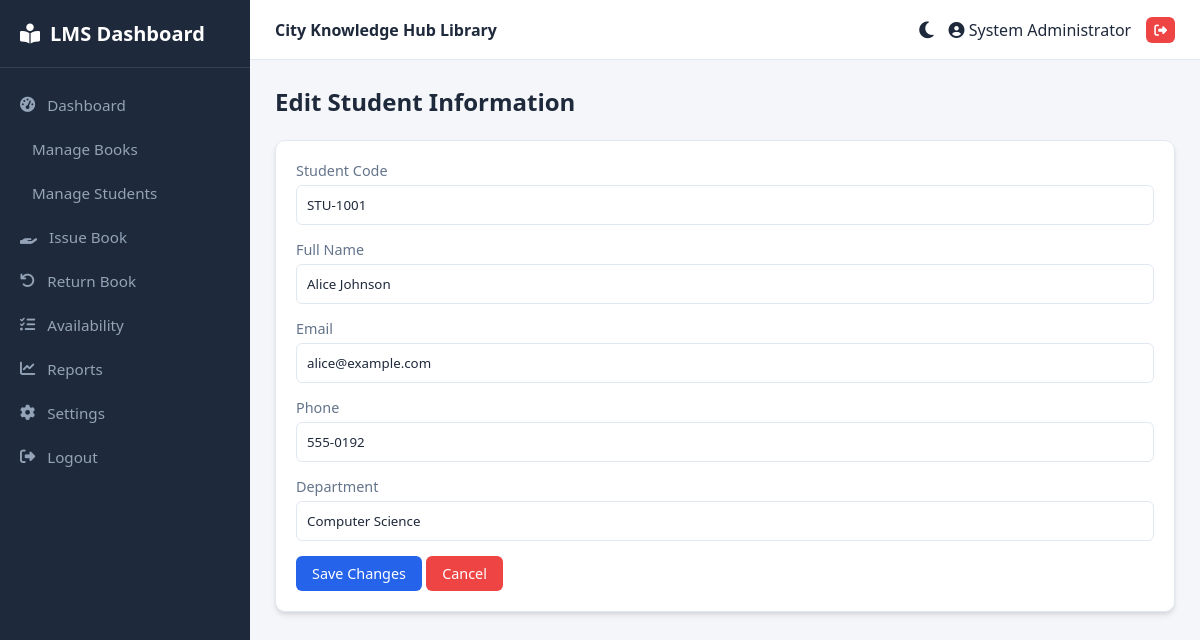
Screenshot of /students/edit.php?id=1 (signed in) with the database file from the repository.
### tables this page shows
CREATE TABLE IF NOT EXISTS `settings` (
  `id` INT PRIMARY KEY DEFAULT 1,
  `library_name` VARCHAR(150) NOT NULL DEFAULT 'Central Library Management',
  `borrowing_period` INT NOT NULL DEFAULT 14,
  `max_books_per_student` INT NOT NULL DEFAULT 3,
  `fine_per_day` DECIMAL(8,2) NOT NULL DEFAULT 2.00
);

CREATE TABLE IF NOT EXISTS `students` (
  `id` INT AUTO_INCREMENT PRIMARY KEY,
  `student_code` VARCHAR(50) NOT NULL UNIQUE,
  `name` VARCHAR(100) NOT NULL,
  `email` VARCHAR(100) NOT NULL UNIQUE,
  `phone` VARCHAR(20) NOT NULL,
  `department` VARCHAR(100) NOT NULL,
  `created_at` TIMESTAMP DEFAULT CURRENT_TIMESTAMP
);

### includes/functions.php (called while the page is built)
<?php
function sanitize($data) {
    return htmlspecialchars(trim($data), ENT_QUOTES, 'UTF-8');
}
function get_settings($pdo) {
    $stmt = $pdo->query("SELECT * FROM settings WHERE id = 1");
    return $stmt->fetch() ?: [
        'library_name' => 'Library System',
        'borrowing_period' => 14,
        'max_books_per_student' => 3,
        'fine_per_day' => 1.50
    ];
}
?>

### students/edit.php (the view, shortened to what this page needs)
<?php
include '../includes/header.php';
$id = (int)($_GET['id'] ?? 0);
$stmt = $pdo->prepare("SELECT * FROM students WHERE id = ?");
$stmt->execute([$id]);
$student = $stmt->fetch();
?>
<h2>Edit Student Information</h2>
<br>
<div class="card">
    <form method="POST">
        <div class="form-group">
            <label>Student Code</label>
            <input type="text" name="student_code" class="form-control" value="<?= sanitize($student['student_code']) ?>" required>
        </div>
        <div class="form-group">
            <label>Full Name</label>
            <input type="text" name="name" class="form-control" value="<?= sanitize($student['name']) ?>" required>
        </div>
        <div class="form-group">
            <label>Email</label>
            <input type="email" name="email" class="form-control" value="<?= sanitize($student['email']) ?>" required>
        </div>
        <div class="form-group">
            <label>Phone</label>
            <input type="text" name="phone" class="form-control" value="<?= sanitize($student['phone']) ?>" required>
        </div>
        <div class="form-group">
            <label>Department</label>
            <input type="text" name="department" class="form-control" value="<?= sanitize($student['department']) ?>" required>
        </div>
        <button type="submit" class="btn btn-primary">Save Changes</button>
        <a href="index.php" class="btn btn-danger">Cancel</a>
    </form>
</div>
<?php include '../includes/footer.php'; ?>

### includes/header.php (shortened to what this page needs)
<?php
require_once __DIR__ . '/db.php';
require_once __DIR__ . '/functions.php';
$settings = get_settings($pdo);
?>
<!DOCTYPE html>
<html lang="en">
<head>
    <link rel="stylesheet" href="/library_management/assets/css/style.css">
    <link rel="stylesheet" href="https://cdnjs.cloudflare.com/ajax/libs/font-awesome/6.4.0/css/all.min.css">
</head>
<body>
    <?php include __DIR__ . '/sidebar.php'; ?>
    <div class="main-wrapper">
        <header class="top-nav">
            <div><strong><?= sanitize($settings['library_name']) ?></strong></div>
            <div class="user-info">
                <button class="theme-toggle" id="theme-toggle-btn" title="Toggle Light/Dark Mode">
                    <i class="fas fa-moon" id="theme-icon"></i>
                </button>
                <span><i class="fas fa-user-circle"></i> <?= sanitize($_SESSION['admin_name'] ?? 'Admin') ?></span>
                <a href="/library_management/logout.php" class="btn btn-danger btn-sm"><i class="fas fa-sign-out-alt"></i></a>
            </div>
        </header>
        <div class="content-area">

### assets/css/style.css (style rules this page uses)
:root { --bg-primary: #f4f6f9; --bg-surface: #ffffff; --bg-sidebar: #1e293b; --text-primary: #1e293b; --text-secondary: #64748b; --text-sidebar: #94a3b8; --text-sidebar-active: #ffffff; --accent-color: #2563eb; --accent-hover: #1d4ed8; --card-bg: #ffffff; --border-color: #e2e8f0; --table-hover: #f8fafc; --shadow: 0 4px 6px -1px rgba(0, 0, 0, 0.1), 0 2px 4px -1px rgba(0, 0, 0, 0.06); }
* { box-sizing: border-box; margin: 0; padding: 0; font-family: 'Segoe UI', Tahoma, Geneva, Verdana, sans-serif; transition: background-color 0.2s, color 0.2s; }
body { background-color: var(--bg-primary); color: var(--text-primary); display: flex; min-height: 100vh; }
.main-wrapper { margin-left: 250px; flex-grow: 1; display: flex; flex-direction: column; min-width: 0; }
.top-nav { height: 60px; background-color: var(--bg-surface); border-bottom: 1px solid var(--border-color); display: flex; align-items: center; justify-content: space-between; padding: 0 25px; position: sticky; top: 0; z-index: 90; }
.top-nav .user-info { display: flex; align-items: center; gap: 15px; }
.theme-toggle { background: none; border: none; cursor: pointer; font-size: 1.2rem; color: var(--text-primary); }
.content-area { padding: 25px; flex-grow: 1; }
.card { background-color: var(--card-bg); border-radius: 10px; padding: 20px; box-shadow: var(--shadow); border: 1px solid var(--border-color); margin-bottom: 25px; }
.btn { display: inline-block; padding: 8px 16px; border-radius: 6px; border: none; cursor: pointer; text-decoration: none; font-size: 0.9rem; font-weight: 500; }
.btn-primary { background-color: var(--accent-color); color: #fff; }
.btn-danger { background-color: #ef4444; color: #fff; }
.btn-sm { padding: 4px 8px; font-size: 0.8rem; }
.form-group { margin-bottom: 15px; }
.form-group label { display: block; margin-bottom: 5px; color: var(--text-secondary); font-size: 0.9rem; }
.form-control { width: 100%; padding: 10px; border: 1px solid var(--border-color); border-radius: 6px; background-color: var(--bg-surface); color: var(--text-primary); }

### rows the page displays
settings: library_name "City Knowledge Hub Library"
students: student_code "STU-1001", name "Alice Johnson", email "alice@example.com", phone "555-0192", department "Computer Science"

### other values shown
$_SESSION['admin_name'] "System Administrator"
